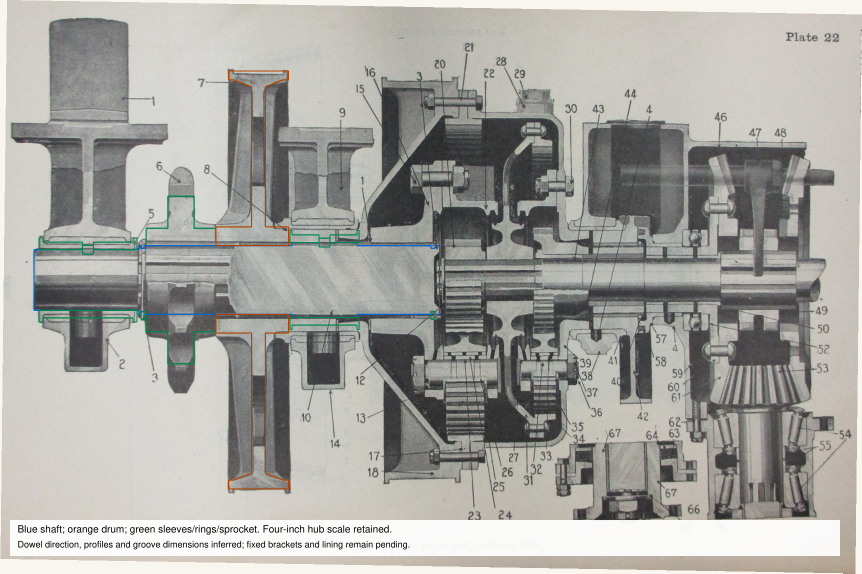
#> input picture cad/003_FullTank/experiments/drive_chains/transmission_bush_build/source_bush_overlay.png, 1724 x 1147 px, given in place of source_bush_overlay.png.jpg, which was not available (shown at 1/2 size)
$ python -i measure_book_trends.py   (imports and definitions only)
#> lines starting #> are read from the running program, lines starting #| are printed output that depends on the picture; pictures that were not available may be replaced by others from this repository, and a replacement may not be noted
### references/1928-03-30_SNL_G13/SNL_G13_Project/rectify_borders.py
"""Rectify photographed rectangular plate borders with a Coons surface.

Only explicitly identified printed borders are used. Polynomial edge curves
remove curvature as well as skew/keystone. Interior geometry is interpolated,
not independently calibrated. Sources are sampled once with cubic interpolation.
"""
from pathlib import Path
import json, io
import numpy as np
from PIL import Image, ImageDraw
from scipy.ndimage import gaussian_filter, map_coordinates
from scipy.optimize import root

ROOT=Path(__file__).resolve().parent
# Corners and padding measured in a source preview 800 pixels wide.
# Corner order: top left, top right, bottom left, bottom right.
CONFIG={
297:dict(plate=25,corners=[[63,345],[747,377],[53,1250],[758,1223]],padding=[12,60,12,38]),
305:dict(plate=33,corners=[[78,254],[715,296],[61,1389],[722,1354]],padding=[12,42,12,37]),
306:dict(plate=34,corners=[[81,164],[715,154],[81,1141],[746,1134]],padding=[12,42,12,37]),
285:dict(plate=13,corners=[[79,223],[749,257],[60,1331],[751,1305]],padding=[45,15,40,18]),
286:dict(plate=14,corners=[[85,431],[736,421],[82,887],[748,883]],padding=[18,45,18,42]),
287:dict(plate=15,corners=[[74,229],[727,267],[54,1307],[733,1277]],padding=[18,42,18,35]),
288:dict(plate=16,corners=[[74,127],[711,112],[67,1188],[736,1188]],padding=[18,42,18,35]),
289:dict(plate=17,corners=[[96,232],[742,275],[73,1326],[744,1300]],padding=[42,15,38,18]),
290:dict(plate=18,corners=[[146,284],[712,265],[155,1017],[744,1005]],padding=[52,18,38,18]),
291:dict(plate=19,corners=[[92,417],[732,443],[85,1137],[739,1113]],padding=[45,18,35,18]),
}

def save_png(im,path):
 b=io.BytesIO();im.save(b,format='PNG');path.write_bytes(b.getvalue())

def trace(ink,a,b,horizontal,radii=(28,7)):
 axis=0 if horizontal else 1;other=1-axis
 lo,hi=a[axis],b[axis]
 xs=np.linspace(lo,hi,int(abs(hi-lo)/2)+1)
 expected=np.interp(xs,[lo,hi],[a[other],b[other]])
 selected=None;coeff=None
 for radius in radii:
  offsets=np.arange(-radius,radius+1)
  ys=expected[:,None]+offsets
  xx=np.broadcast_to(xs[:,None],ys.shape)
  coords=[ys,xx] if horizontal else [xx,ys]
  response=map_coordinates(ink,coords,order=1,mode='nearest')-.006*offsets**2
  choice=np.argmax(response,axis=1)
  selected=ys[np.arange(len(xs)),choice]
  strength=response[np.arange(len(xs)),choice]
  t=(xs-lo)/(hi-lo)
  mask=(t>.015)&(t<.985)&(strength>1)
  weights=np.ones(mask.sum())
  for _ in range(7):
   coeff=np.polynomial.polynomial.polyfit(t[mask],selected[mask],4,w=weights)
   residual=selected[mask]-np.polynomial.polynomial.polyval(t[mask],coeff)
   scale=max(.8,1.4826*np.median(abs(residual-np.median(residual))))
   weights=np.minimum(1,1.5*scale/np.maximum(abs(residual),.01))
  expected=np.polynomial.polynomial.polyval(t,coeff)
 chord=expected[0]+t*(expected[-1]-expected[0])
 stats=dict(samples=int(mask.sum()),curve_bow_pixels=float(np.max(abs(expected-chord))),
   robust_fit_residual_pixels=float(np.median(abs(selected[mask]-expected[mask]))))
 return dict(domain=[float(lo),float(hi)],coefficients=coeff.tolist(),stats=stats)

def evaluate(curve,t):
 lo,hi=curve['domain']
 return np.polynomial.polynomial.polyval((t-lo)/(hi-lo),curve['coefficients'])

# [68 lines left out: functions corners_of, surface, rectify, main, not called in this run]

# [1 lines that do not run on import are left out]

### cad/001_Survey/source_transcription_snapshot/references/1928-03-30_SNL_G13/SNL_G13_Project/measure_book_trends.py
from pathlib import Path
import json,sys
import numpy as np
from PIL import Image,ImageDraw
from scipy.ndimage import gaussian_filter,map_coordinates,maximum_filter1d
from scipy.signal import find_peaks
from concurrent.futures import ProcessPoolExecutor
P=Path(__file__).resolve().parent;T=P/'calibration';sys.path.insert(0,str(P));from rectify_borders import trace,evaluate,save_png

def measure(n):
 im=Image.open(P/f'sources/p{n:03}.jpg').convert('L');im.thumbnail((400,850));a=np.asarray(im,dtype=float);h,w=a.shape
#> after `im.thumbnail((400, 850))`:
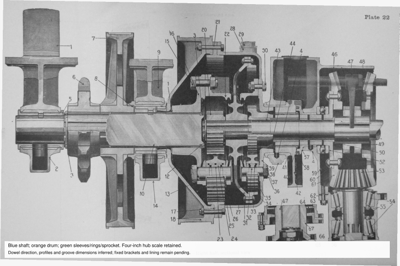
#> im: PIL image 400x266 L; min 35, max 255, mean 165.7
#> after `h, w = a.shape`: h = 266; w = 400
 ink=gaussian_filter(a,5)-gaussian_filter(a,.5)
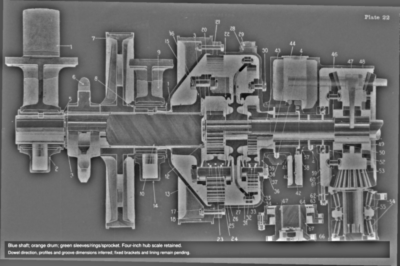
#> ink: shape (266, 400) float64; min -93.09, max 123.8, mean 0; drawn with min black and max white
 # Hough candidates tolerate a little bow; subsequent full line tracing rejects
 # text, dashed leaders, and unstable fits by continuous support and residual.
 smooth=maximum_filter1d(np.clip(ink,0,18),size=5,axis=0)
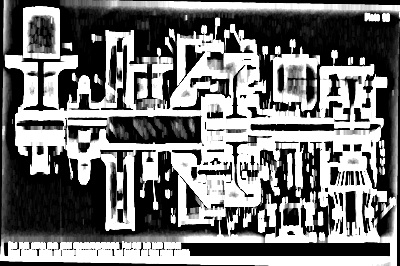
#> smooth: shape (266, 400) float64; min 0, max 18, mean 8.45; drawn with min black and max white
 xs=np.linspace(.18*w,.86*w,70);ys=np.arange(int(.13*h),int(.90*h));slopes=np.linspace(-.14,.14,57)
#> after `xs = np.linspace(0.18 * w, 0.86 * w, 70)`: xs = 70 values from 72 to 344
#> after `ys = np.arange(int(0.13 * h), int(0.9 * h))`: ys = 205 values from 34 to 238
 xx=np.broadcast_to(xs,(len(ys),len(xs)));score=[]
 for m in slopes:
  yy=ys[:,None]+m*(xs-w*.52)[None,:]
  score.append(np.quantile(map_coordinates(smooth,[yy,xx],order=1),.35,axis=1))
#> after the loop, score = 57 items
 scores=np.array(score);best=scores.max(0);peaks,_=find_peaks(best,distance=20,prominence=1.3)
#> after `scores = np.array(score)`:
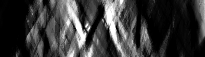
#> scores: shape (57, 205) float64; min 0, max 18, mean 4.01; drawn with min black and max white
#> after `best = scores.max(0)`: best = 205 values, max 18 at index 76, min 0.124 at index 8, mean 8.84
#> after `peaks, _ = find_peaks(best, distance=20, prominence=1.3)`: peaks = [27, 54, 79, 110, 132, 161, 181]
 candidates=sorted(peaks,key=lambda k:best[k],reverse=True)[:10];curves=[]
#> after `candidates = sorted(peaks, key=lambda k: best[k], reverse=True)[:10]`: candidates = [79, 110, 132, 27, 54, 161, 181]
 for k in candidates:
  y=ys[k];m=slopes[scores[:,k].argmax()]
  p1=np.array([.15*w,y+m*(.15*w-.52*w)]);p2=np.array([.88*w,y+m*(.88*w-.52*w)])
  try:c=trace(ink,p1,p2,True,(12,3))
  except Exception:continue
  xx=np.linspace(*c['domain'],200);yy=evaluate(c,xx);response=map_coordinates(ink,[yy,xx],order=1)
  support=float(np.mean(response>3));res=c['stats']['robust_fit_residual_pixels'];bow=c['stats']['curve_bow_pixels']
  if support<.76 or res>1.0 or bow>15:continue
  curves.append(dict(y=float(np.mean(yy)/h),support=support,curve=c))
#> this loop made 7 passes
#> (k, y, m, p1, p2, support, res, bow) on passes 1 to 7: (79, 113, -0.02, [60, 116], [352, 110.1], 0.645, 1.41, 18.38), (110, 144, -0.08, [60, 155.8], [352, 132.5], 0.565, 2.25, 4.77), (132, 166, 0.065, [60, 156.4], [352, 175.4], 0.55, 1.78, 12.29), (27, 61, 0.04, [60, 55.08], [352, 66.76], 0.585, 1.6, 14.67), (54, 88, 0.07, [60, 77.64], [352, 98.08], 0.485, 2.42, 16.11), (161, 195, 0.14, [60, 174.3], [352, 215.2], 0.52, 1.28, 33.05), (181, 215, 0.14, [60, 194.3], [352, 235.2], 0.42, 1.63, 25.72)
#> after the loop, curves = []
 curves.sort(key=lambda c:c['y'])
 if len(curves)>=4:
  feats=[];targets=[]
  for r in curves:
   x=np.linspace(.18*w,.86*w,80);y=evaluate(r['curve'],x);u=x/w-.5;v=y/h-.5
   A=np.column_stack([u,u*u,u*u*u,u*v,u*u*v,u*u*u*v]);feats.extend(A-A.mean(0));targets.extend(-(v-v.mean()))
  A=np.array(feats);b=np.array(targets)
  c=np.linalg.lstsq(np.vstack([A,np.diag([.001,.002,.006,.001,.002,.006])]),np.r_[b,np.zeros(6)],rcond=None)[0]
  resid=(A@c-b)*h
  # Height scaling derivative of forward map at left/right normalized columns.
  def scale(u):return 1+c[3]*u+c[4]*u*u+c[5]*u*u*u
  ratio=scale(-.32)/scale(.32)
  model=dict(coeff=c.tolist(),fit_rms_px=float(np.sqrt(np.mean(resid**2))),left_right_vertical_correction_ratio=float(ratio),cross_section_swing=float(c[3]),accepted=True)
  model['accepted']=model['fit_rms_px']<=.7
 else:model=dict(accepted=False)
 return dict(page=n,width=w,height=h,curves=curves,model=model)

# [13 lines not run here, left out]

>>> result = measure('../../../../../003_FullTank/experiments/drive_chains/transmission_bush_build/source_bush_overlay.png')
#> result = 5 items
